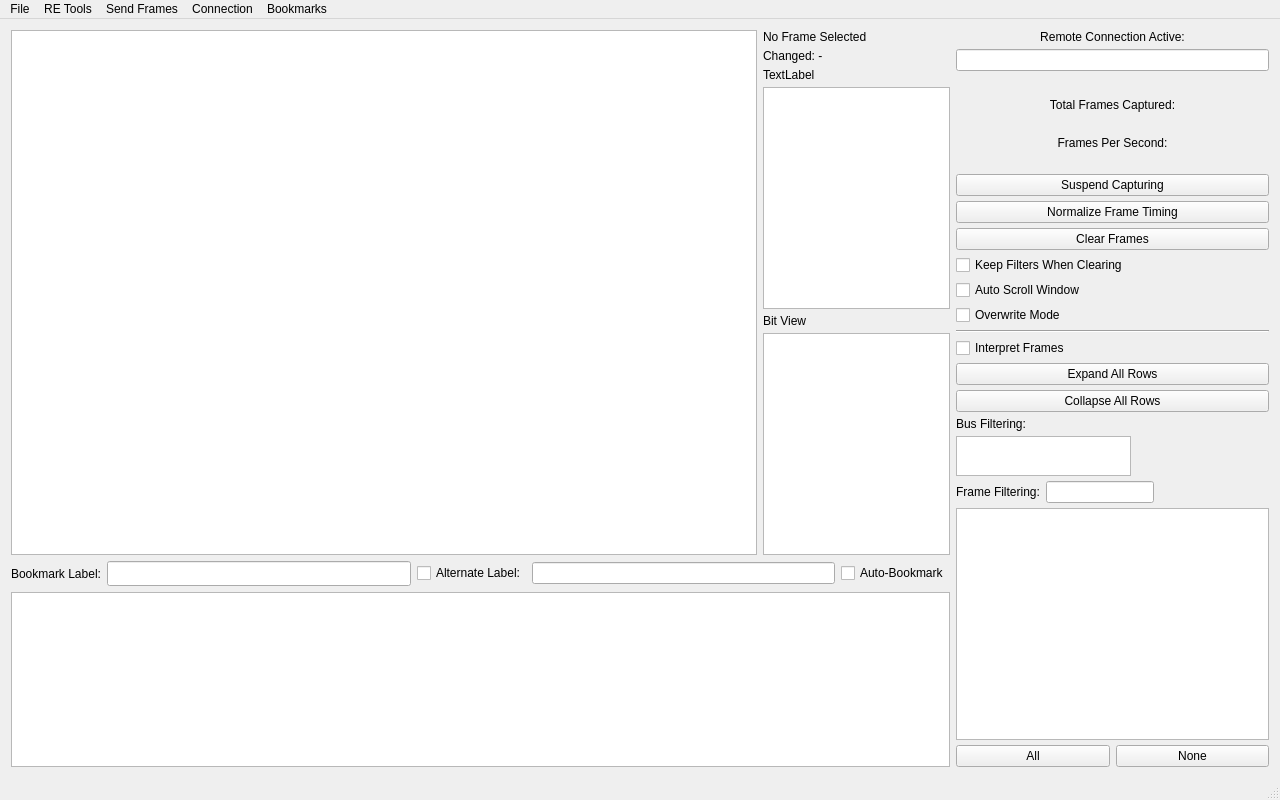
<?xml version="1.0" encoding="UTF-8"?>
<ui version="4.0">
 <class>MainWindow</class>
 <widget class="QMainWindow" name="MainWindow">
  <property name="geometry">
   <rect>
    <x>0</x>
    <y>0</y>
    <width>1280</width>
    <height>800</height>
   </rect>
  </property>
  <property name="sizePolicy">
   <sizepolicy hsizetype="Fixed" vsizetype="Fixed">
    <horstretch>0</horstretch>
    <verstretch>0</verstretch>
   </sizepolicy>
  </property>
  <property name="minimumSize">
   <size>
    <width>800</width>
    <height>725</height>
   </size>
  </property>
  <property name="windowTitle">
   <string>SavvyLens</string>
  </property>
  <widget class="QWidget" name="centralWidget">
   <layout class="QVBoxLayout" name="verticalLayout_2" stretch="0">
    <item>
     <layout class="QHBoxLayout" name="horizontalLayout_2" stretch="6,2">
      <property name="leftMargin">
       <number>0</number>
      </property>
      <item>
       <layout class="QVBoxLayout" name="verticalLayout_3" stretch="3,0,1">
        <item>
         <layout class="QHBoxLayout" name="horizontalLayout_5" stretch="4,1">
          <property name="topMargin">
           <number>0</number>
          </property>
          <item>
           <widget class="QTableView" name="canFramesView">
            <property name="font">
             <font>
              <pointsize>11</pointsize>
              <bold>false</bold>
             </font>
            </property>
            <property name="alternatingRowColors">
             <bool>true</bool>
            </property>
            <property name="verticalScrollMode">
             <enum>QAbstractItemView::ScrollPerPixel</enum>
            </property>
            <property name="wordWrap">
             <bool>false</bool>
            </property>
            <attribute name="horizontalHeaderStretchLastSection">
             <bool>false</bool>
            </attribute>
           </widget>
          </item>
          <item>
           <layout class="QVBoxLayout" name="layoutInspector" stretch="0,0,0,0,0,0">
            <property name="spacing">
             <number>5</number>
            </property>
            <property name="topMargin">
             <number>0</number>
            </property>
            <property name="bottomMargin">
             <number>0</number>
            </property>
            <item>
             <widget class="QLabel" name="lblInspectContext">
              <property name="text">
               <string>No Frame Selected</string>
              </property>
             </widget>
            </item>
            <item>
             <widget class="QLabel" name="lblInspectChanged">
              <property name="text">
               <string>Changed: -</string>
              </property>
             </widget>
            </item>
            <item>
             <widget class="QLabel" name="lblInspectNeighborhoodTitle">
              <property name="text">
               <string>TextLabel</string>
              </property>
             </widget>
            </item>
            <item>
             <widget class="QPlainTextEdit" name="txtInspectNeighborhood"/>
            </item>
            <item>
             <widget class="QLabel" name="lblInspectBitsTitle">
              <property name="text">
               <string>Bit View</string>
              </property>
             </widget>
            </item>
            <item>
             <widget class="QPlainTextEdit" name="txtInspectBits"/>
            </item>
           </layout>
          </item>
         </layout>
        </item>
        <item>
         <layout class="QHBoxLayout" name="horizontalLayout_4">
          <property name="sizeConstraint">
           <enum>QLayout::SetDefaultConstraint</enum>
          </property>
          <property name="topMargin">
           <number>0</number>
          </property>
          <item>
           <widget class="QLabel" name="labelBookmarkLabel">
            <property name="maximumSize">
             <size>
              <width>16777215</width>
              <height>30</height>
             </size>
            </property>
            <property name="text">
             <string>Bookmark Label:</string>
            </property>
           </widget>
          </item>
          <item>
           <widget class="QLineEdit" name="quickBookmarkLabel">
            <property name="minimumSize">
             <size>
              <width>75</width>
              <height>25</height>
             </size>
            </property>
            <property name="maximumSize">
             <size>
              <width>500</width>
              <height>30</height>
             </size>
            </property>
           </widget>
          </item>
          <item>
           <widget class="QCheckBox" name="checkBoxAlternateLabels">
            <property name="text">
             <string>Alternate Label:</string>
            </property>
           </widget>
          </item>
          <item>
           <widget class="QLineEdit" name="quickBookmarkAlternateLabel"/>
          </item>
          <item>
           <widget class="QCheckBox" name="checkBoxAutoBookmark">
            <property name="toolTip">
             <string>Check this to enable automatic bookmarking after adding a bookmark during a capture.</string>
            </property>
            <property name="text">
             <string>Auto-Bookmark</string>
            </property>
           </widget>
          </item>
         </layout>
        </item>
        <item>
         <widget class="QTableWidget" name="tableSimpleSender"/>
        </item>
       </layout>
      </item>
      <item>
       <layout class="QVBoxLayout" name="verticalLayout">
        <property name="spacing">
         <number>5</number>
        </property>
        <item>
         <widget class="QLabel" name="lblRemoteConn">
          <property name="enabled">
           <bool>true</bool>
          </property>
          <property name="text">
           <string>Remote Connection Active:</string>
          </property>
          <property name="alignment">
           <set>Qt::AlignCenter</set>
          </property>
         </widget>
        </item>
        <item>
         <widget class="QLineEdit" name="lineRemoteKey">
          <property name="enabled">
           <bool>true</bool>
          </property>
          <property name="maximumSize">
           <size>
            <width>1000</width>
            <height>50</height>
           </size>
          </property>
          <property name="baseSize">
           <size>
            <width>150</width>
            <height>50</height>
           </size>
          </property>
          <property name="font">
           <font>
            <bold>false</bold>
           </font>
          </property>
          <property name="maxLength">
           <number>8</number>
          </property>
          <property name="alignment">
           <set>Qt::AlignLeading|Qt::AlignLeft|Qt::AlignVCenter</set>
          </property>
          <property name="readOnly">
           <bool>true</bool>
          </property>
         </widget>
        </item>
        <item>
         <widget class="QLabel" name="lblContMsg">
          <property name="palette">
           <palette>
            <active>
             <colorrole role="WindowText">
              <brush brushstyle="SolidPattern">
               <color alpha="255">
                <red>255</red>
                <green>0</green>
                <blue>0</blue>
               </color>
              </brush>
             </colorrole>
            </active>
            <inactive>
             <colorrole role="WindowText">
              <brush brushstyle="SolidPattern">
               <color alpha="255">
                <red>255</red>
                <green>0</green>
                <blue>0</blue>
               </color>
              </brush>
             </colorrole>
            </inactive>
            <disabled>
             <colorrole role="WindowText">
              <brush brushstyle="SolidPattern">
               <color alpha="255">
                <red>120</red>
                <green>120</green>
                <blue>120</blue>
               </color>
              </brush>
             </colorrole>
            </disabled>
           </palette>
          </property>
          <property name="font">
           <font>
            <pointsize>11</pointsize>
            <italic>true</italic>
            <bold>true</bold>
           </font>
          </property>
          <property name="text">
           <string/>
          </property>
          <property name="alignment">
           <set>Qt::AlignCenter</set>
          </property>
         </widget>
        </item>
        <item>
         <widget class="QLabel" name="label">
          <property name="sizePolicy">
           <sizepolicy hsizetype="Preferred" vsizetype="Fixed">
            <horstretch>0</horstretch>
            <verstretch>0</verstretch>
           </sizepolicy>
          </property>
          <property name="text">
           <string>Total Frames Captured:</string>
          </property>
          <property name="alignment">
           <set>Qt::AlignCenter</set>
          </property>
         </widget>
        </item>
        <item>
         <widget class="QLabel" name="lbNumFrames">
          <property name="sizePolicy">
           <sizepolicy hsizetype="Preferred" vsizetype="Fixed">
            <horstretch>0</horstretch>
            <verstretch>0</verstretch>
           </sizepolicy>
          </property>
          <property name="text">
           <string/>
          </property>
          <property name="alignment">
           <set>Qt::AlignCenter</set>
          </property>
         </widget>
        </item>
        <item>
         <widget class="QLabel" name="label_6">
          <property name="sizePolicy">
           <sizepolicy hsizetype="Preferred" vsizetype="Fixed">
            <horstretch>0</horstretch>
            <verstretch>0</verstretch>
           </sizepolicy>
          </property>
          <property name="text">
           <string>Frames Per Second:</string>
          </property>
          <property name="alignment">
           <set>Qt::AlignCenter</set>
          </property>
         </widget>
        </item>
        <item>
         <widget class="QLabel" name="lbFPS">
          <property name="sizePolicy">
           <sizepolicy hsizetype="Preferred" vsizetype="Fixed">
            <horstretch>0</horstretch>
            <verstretch>0</verstretch>
           </sizepolicy>
          </property>
          <property name="text">
           <string/>
          </property>
          <property name="alignment">
           <set>Qt::AlignCenter</set>
          </property>
         </widget>
        </item>
        <item>
         <widget class="QPushButton" name="btnCaptureToggle">
          <property name="text">
           <string>Suspend Capturing</string>
          </property>
          <property name="checkable">
           <bool>false</bool>
          </property>
         </widget>
        </item>
        <item>
         <widget class="QPushButton" name="btnNormalize">
          <property name="text">
           <string>Normalize Frame Timing</string>
          </property>
         </widget>
        </item>
        <item>
         <widget class="QPushButton" name="btnClearFrames">
          <property name="text">
           <string>Clear Frames</string>
          </property>
         </widget>
        </item>
        <item>
         <widget class="QCheckBox" name="cbPersistentFilters">
          <property name="text">
           <string>Keep Filters When Clearing</string>
          </property>
         </widget>
        </item>
        <item>
         <widget class="QCheckBox" name="cbAutoScroll">
          <property name="text">
           <string>Auto Scroll Window</string>
          </property>
         </widget>
        </item>
        <item>
         <widget class="QCheckBox" name="cbOverwrite">
          <property name="enabled">
           <bool>true</bool>
          </property>
          <property name="text">
           <string>Overwrite Mode</string>
          </property>
         </widget>
        </item>
        <item>
         <widget class="Line" name="line">
          <property name="orientation">
           <enum>Qt::Horizontal</enum>
          </property>
         </widget>
        </item>
        <item>
         <widget class="QCheckBox" name="cbInterpret">
          <property name="text">
           <string>Interpret Frames</string>
          </property>
         </widget>
        </item>
        <item>
         <widget class="QPushButton" name="btnExpandAll">
          <property name="text">
           <string>Expand All Rows</string>
          </property>
         </widget>
        </item>
        <item>
         <widget class="QPushButton" name="btnCollapseAll">
          <property name="text">
           <string>Collapse All Rows</string>
          </property>
         </widget>
        </item>
        <item>
         <widget class="QLabel" name="label_2">
          <property name="text">
           <string>Bus Filtering:</string>
          </property>
          <property name="alignment">
           <set>Qt::AlignLeading|Qt::AlignLeft|Qt::AlignVCenter</set>
          </property>
         </widget>
        </item>
        <item>
         <widget class="QListWidget" name="listBusFilters">
          <property name="sizePolicy">
           <sizepolicy hsizetype="Fixed" vsizetype="Expanding">
            <horstretch>0</horstretch>
            <verstretch>0</verstretch>
           </sizepolicy>
          </property>
          <property name="maximumSize">
           <size>
            <width>175</width>
            <height>40</height>
           </size>
          </property>
          <property name="flow">
           <enum>QListView::LeftToRight</enum>
          </property>
         </widget>
        </item>
        <item>
         <layout class="QHBoxLayout" name="horizontalLayout" stretch="1,1,3">
          <property name="sizeConstraint">
           <enum>QLayout::SetDefaultConstraint</enum>
          </property>
          <property name="topMargin">
           <number>0</number>
          </property>
          <item>
           <widget class="QLabel" name="labelFrameFilter">
            <property name="sizePolicy">
             <sizepolicy hsizetype="Fixed" vsizetype="Fixed">
              <horstretch>0</horstretch>
              <verstretch>0</verstretch>
             </sizepolicy>
            </property>
            <property name="text">
             <string>Frame Filtering:</string>
            </property>
            <property name="alignment">
             <set>Qt::AlignCenter</set>
            </property>
           </widget>
          </item>
          <item>
           <widget class="QLineEdit" name="frameFilterSearch">
            <property name="sizePolicy">
             <sizepolicy hsizetype="Fixed" vsizetype="Fixed">
              <horstretch>0</horstretch>
              <verstretch>0</verstretch>
             </sizepolicy>
            </property>
           </widget>
          </item>
          <item>
           <spacer name="horizontalSpacer">
            <property name="orientation">
             <enum>Qt::Horizontal</enum>
            </property>
            <property name="sizeType">
             <enum>QSizePolicy::Expanding</enum>
            </property>
            <property name="sizeHint" stdset="0">
             <size>
              <width>40</width>
              <height>20</height>
             </size>
            </property>
           </spacer>
          </item>
         </layout>
        </item>
        <item>
         <widget class="QListWidget" name="listFilters">
          <property name="sizePolicy">
           <sizepolicy hsizetype="Expanding" vsizetype="Expanding">
            <horstretch>0</horstretch>
            <verstretch>0</verstretch>
           </sizepolicy>
          </property>
          <property name="minimumSize">
           <size>
            <width>300</width>
            <height>85</height>
           </size>
          </property>
          <property name="maximumSize">
           <size>
            <width>1000</width>
            <height>16777215</height>
           </size>
          </property>
          <property name="alternatingRowColors">
           <bool>false</bool>
          </property>
         </widget>
        </item>
        <item>
         <layout class="QHBoxLayout" name="horizontalLayout_3">
          <item>
           <widget class="QPushButton" name="btnFilterAll">
            <property name="text">
             <string>All</string>
            </property>
           </widget>
          </item>
          <item>
           <widget class="QPushButton" name="btnFilterNone">
            <property name="text">
             <string>None</string>
            </property>
           </widget>
          </item>
         </layout>
        </item>
       </layout>
      </item>
     </layout>
    </item>
   </layout>
  </widget>
  <widget class="QMenuBar" name="menuBar">
   <property name="geometry">
    <rect>
     <x>0</x>
     <y>0</y>
     <width>1280</width>
     <height>23</height>
    </rect>
   </property>
   <widget class="QMenu" name="menu_RE_Tools">
    <property name="title">
     <string>RE Tools</string>
    </property>
    <addaction name="actionFlow_View"/>
    <addaction name="actionGraph_Dta"/>
    <addaction name="actionFrame_Data_Analysis"/>
    <addaction name="actionFile_Comparison"/>
    <addaction name="actionDBC_Comparison"/>
    <addaction name="actionRange_State_2"/>
    <addaction name="actionSingle_Multi_State_2"/>
    <addaction name="actionISO_TP_Decoder"/>
    <addaction name="actionSniffer"/>
    <addaction name="actionCapture_Bisector"/>
    <addaction name="actionSignal_Viewer"/>
    <addaction name="actionTemporal_Graph"/>
   </widget>
   <widget class="QMenu" name="menuSend_Frames">
    <property name="title">
     <string>Send Frames</string>
    </property>
    <addaction name="action_Playback"/>
    <addaction name="action_Custom"/>
    <addaction name="actionScripting_INterface"/>
    <addaction name="actionFuzzing"/>
    <addaction name="actionUDS_Scanner"/>
    <addaction name="actionUDS_Firmware_Update"/>
    <addaction name="actionMotorControlConfig"/>
    <addaction name="actionCAN_Bridge"/>
   </widget>
   <widget class="QMenu" name="menuFile">
    <property name="title">
     <string>File</string>
    </property>
    <addaction name="actionOpen_Log_File"/>
    <addaction name="actionSave_Filtered_Log_File"/>
    <addaction name="actionSave_Log_File"/>
    <addaction name="actionSave_Continuous_Logfile"/>
    <addaction name="separator"/>
    <addaction name="separator"/>
    <addaction name="actionLoad_Filter_Definition"/>
    <addaction name="actionSave_Filter_Definition"/>
    <addaction name="separator"/>
    <addaction name="actionDBC_File_Manager"/>
    <addaction name="actionSave_Decoded_Frames"/>
    <addaction name="actionSave_Decoded_Frames_CSV"/>
    <addaction name="separator"/>
    <addaction name="actionPreferences"/>
    <addaction name="separator"/>
    <addaction name="actionExit_Application"/>
   </widget>
   <widget class="QMenu" name="menuConnection">
    <property name="title">
     <string>Connection</string>
    </property>
    <addaction name="actionSetup"/>
   </widget>
   <widget class="QMenu" name="menuBookmarks">
    <property name="title">
     <string>Bookmarks</string>
    </property>
    <addaction name="actionBookmarkEditor"/>
    <addaction name="actionAddBookmark"/>
   </widget>
   <addaction name="menuFile"/>
   <addaction name="menu_RE_Tools"/>
   <addaction name="menuSend_Frames"/>
   <addaction name="menuConnection"/>
   <addaction name="menuBookmarks"/>
  </widget>
  <widget class="QStatusBar" name="statusBar"/>
  <action name="action_Playback">
   <property name="text">
    <string>Playback</string>
   </property>
  </action>
  <action name="action_Custom">
   <property name="text">
    <string>Custom</string>
   </property>
  </action>
  <action name="actionFlow_View">
   <property name="text">
    <string>Flow View</string>
   </property>
  </action>
  <action name="actionFuzzy_Scope">
   <property name="text">
    <string>Fuzzy Scope</string>
   </property>
  </action>
  <action name="actionGraph_Dta">
   <property name="text">
    <string>New Graphing Window</string>
   </property>
  </action>
  <action name="actionOpen_Log_File">
   <property name="text">
    <string>Load Log File</string>
   </property>
   <property name="shortcut">
    <string>Ctrl+O</string>
   </property>
  </action>
  <action name="actionSave_Log_File">
   <property name="text">
    <string>Save Log File</string>
   </property>
  </action>
  <action name="actionFrame_Data_Analysis">
   <property name="text">
    <string>Frame Data Analysis</string>
   </property>
  </action>
  <action name="actionLoad_DBC_File">
   <property name="text">
    <string>Load DBC File</string>
   </property>
  </action>
  <action name="actionEdit_Messages_Signals">
   <property name="text">
    <string>Edit Messages/Signals</string>
   </property>
  </action>
  <action name="actionSave_DBC_File">
   <property name="text">
    <string>Save DBC File</string>
   </property>
  </action>
  <action name="actionSave_Decoded_Frames">
   <property name="text">
    <string>Save Decoded Frames</string>
   </property>
  </action>
  <action name="actionExit_Application">
   <property name="text">
    <string>Exit Application</string>
   </property>
  </action>
  <action name="actionFile_Comparison">
   <property name="text">
    <string>File Comparison</string>
   </property>
  </action>
  <action name="actionPreferences">
   <property name="text">
    <string>Preferences</string>
   </property>
  </action>
  <action name="actionSave_Filtered_Log_File">
   <property name="text">
    <string>Save Filtered Log File</string>
   </property>
  </action>
  <action name="actionLoad_Filter_Definition">
   <property name="text">
    <string>Load Filter Definition</string>
   </property>
  </action>
  <action name="actionSave_Filter_Definition">
   <property name="text">
    <string>Save Filter Definition</string>
   </property>
  </action>
  <action name="actionFirmware_Uploader">
   <property name="text">
    <string>Firmware Uploader</string>
   </property>
  </action>
  <action name="actionSetup">
   <property name="text">
    <string>Open Connection Window</string>
   </property>
  </action>
  <action name="actionConnect">
   <property name="text">
    <string>Connect</string>
   </property>
  </action>
  <action name="actionScripting_INterface">
   <property name="text">
    <string>Scripting Interface</string>
   </property>
  </action>
  <action name="actionRange_State_2">
   <property name="text">
    <string>Range State</string>
   </property>
  </action>
  <action name="actionSingle_Multi_State_2">
   <property name="text">
    <string>Single/Multi State</string>
   </property>
  </action>
  <action name="actionDBC_File_Manager">
   <property name="text">
    <string>DBC File Manager</string>
   </property>
  </action>
  <action name="actionFuzzing">
   <property name="text">
    <string>Fuzzing</string>
   </property>
  </action>
  <action name="actionUDS_Scanner">
   <property name="text">
    <string>UDS Scanner</string>
   </property>
  </action>
  <action name="actionISO_TP_Decoder">
   <property name="text">
    <string>ISO-TP Decoder</string>
   </property>
  </action>
  <action name="actionSniffer">
   <property name="text">
    <string>Sniffer</string>
   </property>
  </action>
  <action name="actionFirmware_Update">
   <property name="text">
    <string>Firmware Update</string>
   </property>
  </action>
  <action name="actionMotorControlConfig">
   <property name="text">
    <string>MotorControlConfig</string>
   </property>
  </action>
  <action name="actionCapture_Bisector">
   <property name="text">
    <string>Capture Bisector</string>
   </property>
  </action>
  <action name="actionSignal_Viewer">
   <property name="text">
    <string>Signal Viewer</string>
   </property>
  </action>
  <action name="actionSave_Continuous_Logfile">
   <property name="text">
    <string>Start Continuous Logging</string>
   </property>
  </action>
  <action name="actionTemporal_Graph">
   <property name="text">
    <string>Temporal Graph</string>
   </property>
  </action>
  <action name="actionDBC_Comparison">
   <property name="text">
    <string>DBC Comparison</string>
   </property>
  </action>
  <action name="actionSave_Decoded_Frames_CSV">
   <property name="text">
    <string>Save Decoded Frames CSV</string>
   </property>
  </action>
  <action name="actionCAN_Bridge">
   <property name="text">
    <string>CAN Bridge</string>
   </property>
  </action>
  <action name="actionBookmarkEditor">
   <property name="text">
    <string>Bookmark Manager</string>
   </property>
  </action>
  <action name="actionDelete_Bookmark">
   <property name="text">
    <string>Delete Bookmark</string>
   </property>
  </action>
  <action name="actionUDS_Firmware_Update">
   <property name="text">
    <string>UDS Firmware Update</string>
   </property>
  </action>
  <action name="actionAddBookmark">
   <property name="text">
    <string>Add Bookmark - F2</string>
   </property>
   <property name="toolTip">
    <string>Add Bookmark at Current Location</string>
   </property>
  </action>
 </widget>
 <layoutdefault spacing="6" margin="11"/>
 <resources/>
 <connections/>
 <slots>
  <slot>handleLoadFile()</slot>
  <slot>connButtonPress()</slot>
  <slot>showGraphingWindow()</slot>
  <slot>showFrameDataAnalysis()</slot>
 </slots>
</ui>
